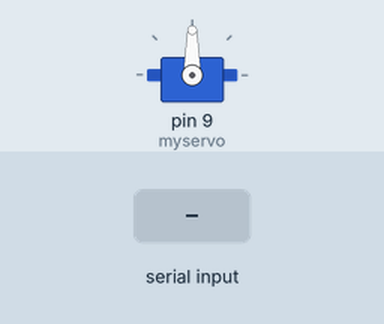
A sketch run on a simulated Arduino Uno, built with avr-gcc and run on an emulated ATmega328P. Shown: servo. The test bench sets the inputs (shaded band).

Above: at 1.2 s.
1.3 s: "adrfjhlnm\n" received over Serial
At 2.5 s:
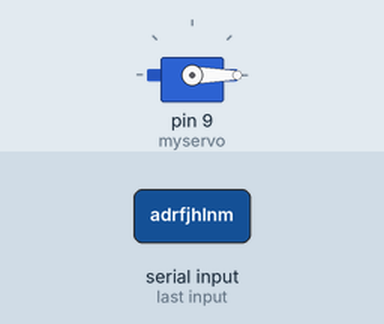
2.8 s: "wrong\n" received over Serial
At 3.7 s:
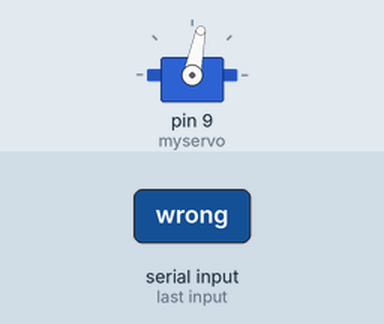
Timing chart, 0 to 5.8 s (numbered marks = the images above; inputs shaded):
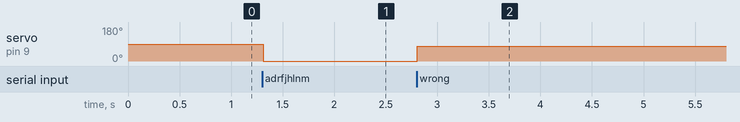

The sketch:

code.ino
```cpp
#include <Servo.h>
String reads;
Servo myservo;

void setup() {
  myservo.attach(9);
  Serial.begin(9600);// attaches the servo on pin 9 to the servo object
}

void loop() {
  while(Serial.available()==0);
  reads=Serial.readStringUntil('\n');
  if (reads=="adrfjhlnm")
  {
   myservo.write(0);
   // waits for the servo to get there
  }
  if (reads=="wrong")
  {
     myservo.write(79);
  }
}
```

Measured:
- after the input at 1.3 s, servo on pin 9 (myservo): 90° → 0° at once
- after the input at 2.8 s, servo on pin 9 (myservo): 0° → 79° at once
